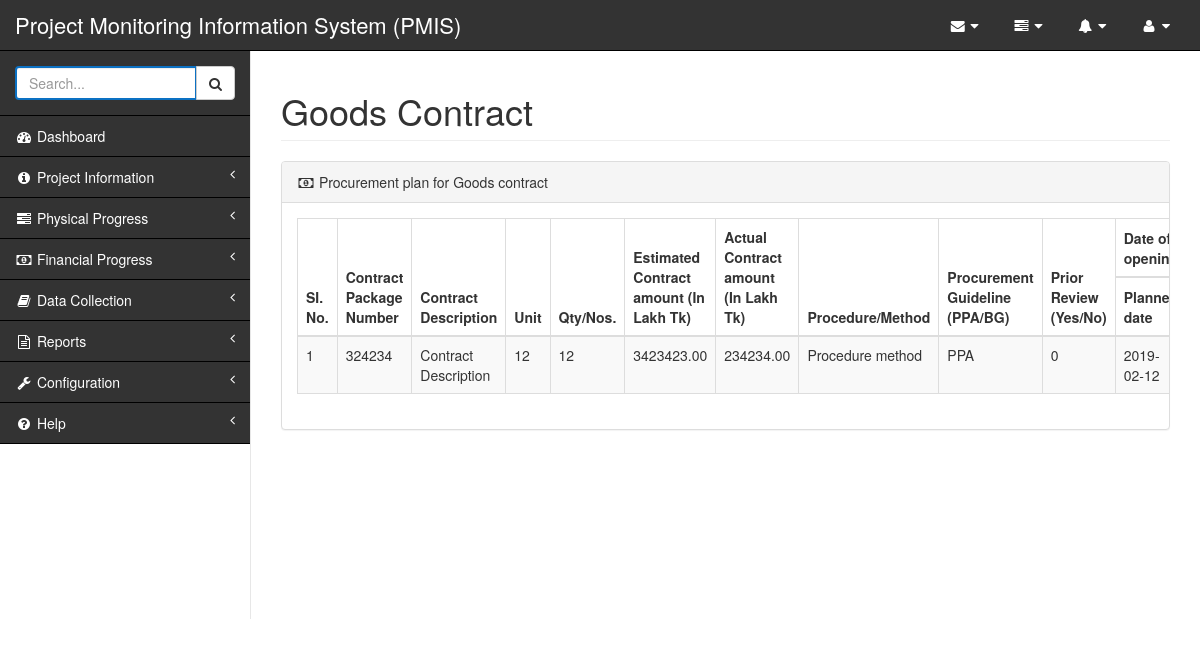
Screenshot of /goods_contract_report/1 with the database file from the repository.
### tables this page shows
CREATE TABLE `tbl_progress_of_procurements_goods_contracts` (
  `id` bigint(20) UNSIGNED NOT NULL,
  `contract_id` bigint(20) UNSIGNED NOT NULL,
  `progress_of_procurement` tinyint(3) UNSIGNED NOT NULL DEFAULT '0',
  `expenditure_contractor` decimal(60,2) NOT NULL,
  `expenditure_vat_tax` decimal(60,2) NOT NULL,
  `exp_date` date NOT NULL,
  `prgrss_date` date NOT NULL,
  `created_at` timestamp NOT NULL DEFAULT CURRENT_TIMESTAMP,
  `updated_at` timestamp NULL DEFAULT NULL ON UPDATE CURRENT_TIMESTAMP
);

CREATE TABLE `tbl_data_collection_for_goods_contracts` (
  `id` bigint(20) UNSIGNED NOT NULL,
  `activity_id` bigint(20) UNSIGNED NOT NULL,
  `contract_package_number` varchar(100) NOT NULL,
  `contract_description` text NOT NULL,
  `unit` int(11) NOT NULL,
  `qty_nos` int(11) NOT NULL,
  `estimated_price` decimal(60,2) NOT NULL,
  `actual_contract_amount` decimal(60,2) NOT NULL,
  `procedure_method` text NOT NULL,
  `procurement_guideline` text NOT NULL,
  `prior_review` tinyint(1) NOT NULL,
  `date_of_bid_opening_planned_date` date NOT NULL,
  `date_of_bid_opening_actual_date` date NOT NULL,
  `date_of_contract_signing_planned_date` date NOT NULL,
  `date_of_contract_signing_actual_date` date NOT NULL,
  `date_of_delivery_planned_date` date NOT NULL,
  `date_of_delivery_actual_date` date NOT NULL,
  `name_of_supplier` tinytext NOT NULL,
  `remarks` tinytext NOT NULL,
  `created_at` timestamp NOT NULL DEFAULT CURRENT_TIMESTAMP,
  `updated_at` timestamp NULL DEFAULT NULL ON UPDATE CURRENT_TIMESTAMP
);

### application/controllers/reports/Goods_contract.php (called while the page is built, shortened)
<?php
class Goods_contract extends MY_Controller {
    function __construct(){
        $this->load->model("Goods_contract_model");
    }
    public function index( $id ){
        $data['data'] = $this->Goods_contract_model->get_data_goods_contract( $id );
        $this->load->view( 'reports/goods_contract', $data );
        return;
    }
}

### index.php (called while the page is built, shortened)
<?php
require_once BASEPATH.'core/CodeIgniter.php';

### application/models/Goods_contract_model.php (called while the page is built, shortened)
<?php
class Goods_contract_model extends CI_Model {
    public function get_data_goods_contract( $id ){
        $this->db->select('*');
        $this->db->from('data_collection_for_goods_contracts a');
        $this->db->join('progress_of_procurements_goods_contracts b', 'a.id = b.contract_id');
        $this->db->where('a.id', $id);
        $query = $this->db->get();
        return $query->row();
    }
}

### application/core/MY_Output.php (called while the page is built, shortened)
<?php
class MY_Output extends CI_Output {
	private $_title = "";
	private $_charset = "utf-8";
	private $_language = "en-us";
	private $_canonical = "";
	private $_meta = array("keywords"=>array(), "description"=>null);
	private $_rdf = array("keywords"=>array(), "description"=>null);
	private $_template = null;
	private $_mode = self::OUTPUT_MODE_NORMAL;
	private $_messages = array("error"=>"", "info"=>"", "debug"=>"");
	private $_output_data = array();
	function set_template($template_view){
		$template_view = str_replace(".php", "", $template_view);
		$this->_template = self::TEMPLATE_ROOT . $template_view;
	}
	function set_mode($mode){
		switch($mode){
			case self::OUTPUT_MODE_NORMAL:
			case self::OUTPUT_MODE_TEMPLATE:
				$this->_mode = $mode;
				break;
		}
		return;
	}
	function _display($output=''){
		if($output=='')
			$output = $this->get_output();
		switch($this->_mode){
			case self::OUTPUT_MODE_TEMPLATE:
				$output = $this->get_template_output($output);
				break;
		}
	}
	private function get_template_output($output){
		if(function_exists("get_instance") && class_exists("CI_Controller")){
			$ci = get_instance();
			$inline = $ci->load->get_inline_scripting();
			$data = array();
			$css_files = $ci->load->get_css_files();
			$js_files = $ci->load->get_js_files();
			if (is_array($this->_meta["keywords"]))
			{
				$this->_meta["keywords"] = implode(" ,", $this->_meta["keywords"]);
			}
			$data["output"] = $output;
			$data["messages"] = $this->_messages;
			$data["modules"] = $ci->load->get_sections();
			$data["title"] = $this->_title;
			$data["meta"] = $this->_meta;
			$data["language"] = $this->_language;
			$data["rdf"] = $this->_rdf;
			$data["charset"] = $this->_charset;
			$data["js"] = $js_files;
			$data["css"] = $css_files;
			$data["inline_scripting"] = $inline['unstripped'];
			$data["canonical"] = $this->_canonical;
			$data["ci"]			= &get_instance();
			$data = array_merge($data, $this->_output_data);
			$output = $ci->load->view($this->_template, $data, true);
		}
		return $output;
	}
}

### application/helpers/asset_helper.php (called while the page is built)
<?php if ( ! defined('BASEPATH')) exit('No direct script access allowed');
if ( ! function_exists('asset') )
{
    function asset( $location )
    {
        return base_url()."assets/".$location;
    }
}

### application/views/reports/goods_contract.php (the view, shortened to what this page needs)
<div class="row">
    <div class="col-lg-12">
        <h1 class="page-header">Goods Contract</h1>
    </div>
</div>
<div class="row">
    <div class="col-lg-12">
        <div class="panel panel-default">
            <div class="panel-heading">
                <i class="fa fa-money fa-fw"></i>&nbsp;Procurement plan for Goods contract
            </div>
            <div class="panel-body">
                <div class="row">
                    <div class="col-lg-12 table-responsive">
                        <table class="table table-striped table-bordered">
                            <thead>
                                <tr>
                                    <th rowspan="2">SI. No. </th>
                                    <th rowspan="2">Contract Package Number</th>
                                    <th rowspan="2">Contract Description</th>
                                    <th rowspan="2">Unit</th>
                                    <th rowspan="2">Qty/Nos.</th>
                                    <th rowspan="2">Estimated Contract amount (In Lakh Tk)</th>
                                    <th rowspan="2">Actual Contract amount (In Lakh Tk)</th>
                                    <th rowspan="2">Procedure/Method</th>
                                    <th rowspan="2">Procurement Guideline (PPA/BG)</th>
                                    <th rowspan="2">Prior Review (Yes/No)</th>
                                    <th colspan="2">Date of Bid opening</th>
                                </tr>
                                <tr>
                                    <th>Planned date</th>
                                </tr>
                            </thead>
                            <tbody>
                                <?php $counter = 1; ?>
                                <tr>
                                    <td><?= $counter ?></td>
                                    <td><?= $data->contract_package_number ?></td>
                                    <td><?= $data->contract_description ?></td>
                                    <td><?= $data->unit ?></td>
                                    <td><?= $data->qty_nos ?></td>
                                    <td><?= $data->estimated_price ?></td>
                                    <td><?= $data->actual_contract_amount ?></td>
                                    <td><?= $data->procedure_method ?></td>
                                    <td><?= $data->procurement_guideline ?></td>
                                    <td><?= $data->prior_review ?></td>
                                    <td><?= $data->date_of_bid_opening_planned_date ?></td>
                                </tr>
                            </tbody>
                        </table>
                    </div>
                </div>
            </div>
        </div>
    </div>
</div>

### application/views/themes/default.php (shortened to what this page needs)
<!DOCTYPE html>
<html>
<head>
	<link href="<?= asset('vendor/bootstrap/css/bootstrap.min.css') ?>" rel="stylesheet">
	<link href="<?= asset('vendor/metisMenu/metisMenu.min.css') ?>" rel="stylesheet">
	<link href="<?= asset('dist/css/sb-admin-2.css') ?>" rel="stylesheet">
	<link href="<?= asset('vendor/morrisjs/morris.css') ?>" rel="stylesheet">
	<link href="<?= asset('vendor/font-awesome/css/font-awesome.min.css') ?>" rel="stylesheet" type="text/css">
	<link href="<?= asset('css/theme_default_overwrite.css') ?>" rel="stylesheet">
			?><link rel="canonical" href="<?php echo $canonical?>" /><?php
		foreach($css as $file){
			?><link rel="stylesheet" href="<?php echo $file; ?>" type="text/css" /><?php
		} echo "\n\t";
	?>
</head>
<body>
	<div id="wrapper">
	    <nav class="navbar navbar-default navbar-static-top" role="navigation" style="margin-bottom: 0">
	    	<div class="navbar-header">
	    	    <a class="navbar-brand" href="{{ url('dashboard') }}">Project Monitoring Information System (PMIS)</a>
	    	</div>
	    	<ul class="nav navbar-top-links navbar-right">
	    	    <li class="dropdown">
	    	        <a class="dropdown-toggle" data-toggle="dropdown" href="#">
	    	            <i class="fa fa-envelope fa-fw"></i> <i class="fa fa-caret-down"></i>
	    	        </a>
	    	    </li>
	    	    <li class="dropdown">
	    	        <a class="dropdown-toggle" data-toggle="dropdown" href="#">
	    	            <i class="fa fa-tasks fa-fw"></i> <i class="fa fa-caret-down"></i>
	    	        </a>
	    	    </li>
	    	    <li class="dropdown">
	    	        <a class="dropdown-toggle" data-toggle="dropdown" href="#">
	    	            <i class="fa fa-bell fa-fw"></i> <i class="fa fa-caret-down"></i>
	    	        </a>
	    	    </li>
	    	    <li class="dropdown">
	    	        <a class="dropdown-toggle" data-toggle="dropdown" href="#">
	    	            <i class="fa fa-user fa-fw"></i> <i class="fa fa-caret-down"></i>
	    	        </a>
	    	    </li>
	    	</ul>
	    	<?php $uri_string = $this->uri->uri_string(); ?>
	    	<div class="navbar-default sidebar" role="navigation">
	    	    <div class="sidebar-nav navbar-collapse">
	    	        <ul class="nav" id="side-menu">
	    	            <li class="sidebar-search">
	    	                <div class="input-group custom-search-form">
	    	                    <input type="text" class="form-control" placeholder="Search...">
	    	                    <span class="input-group-btn">
	    	                        <button class="btn btn-default" type="button">
	    	                            <i class="fa fa-search"></i>
	    	                        </button>
	    	                    </span>
	    	                </div>
	    	            </li>
	    	            <li>
	    	                <a href="<?= base_url('dashboard') ?>" class="<?= ( $uri_string == 'dashboard' ) ? 'active':'' ?>"><i class="fa fa-dashboard fa-fw"></i> Dashboard</a>
	    	            </li>
	    	            <li>
	    	                <a href="#"><i class="fa fa-info-circle fa-fw"></i> Project Information<span class="fa arrow"></span></a>
	    	            </li>
	    	            <li>
	    	                <a href="#"><i class="fa fa-tasks fa-fw"></i> Physical Progress<span class="fa arrow"></span></a>
	    	            </li>
	    	            <li>
	    	                <a href="#"><i class="fa fa-money fa-fw"></i> Financial Progress<span class="fa arrow"></span></a>
	    	            </li>
	    	            <li>
	    	                <a href="#"><i class="fa fa-book fa-fw"></i> Data Collection<span class="fa arrow"></span></a>
	    	            </li>
	    	            <li>
	    	                <a href="<?= base_url('#') ?>"><i class="fa fa-file-text-o fa-fw"></i> Reports<span class="fa arrow"></span></a>
	    	            </li>
	    	            <li>
	    	                <a href="<?= base_url('#') ?>"><i class="fa fa-wrench fa-fw"></i> Configuration<span class="fa arrow"></span></a>
	    	            </li>
	    	            <li>
	    	                <a href="<?= base_url('#') ?>"><i class="fa fa-question-circle fa-fw"></i> Help<span class="fa arrow"></span></a>
	    	            </li>
	    	        </ul>
	    	    </div>
	    	</div>
	    </nav>
	    <div id="page-wrapper">
	        <?= $output ?>
	    </div>
	</div>
</body>
</html>

### assets/css/theme_default_overwrite.css (style rules this page uses)
body { background-color: white !important; }
.navbar-default .navbar-brand { color: #fff !important; font-size: 22px !important; }
.navbar-default { background-color: #333333 !important; }
.nav>li>a { color: #fff !important; }
.sidebar ul li { border-bottom: 1px solid black !important; }
.navbar-default { border-color: #000000 !important; }

### assets/css/custom.css (style rules this page uses)
input, select { border-color: #0c71c3 !important; border-width: 2px !important; }

### rows the page displays
tbl_progress_of_procurements_goods_contracts: contract.contract_package_number "324234", contract.contract_description "Contract Description", contract.unit "12", contract.qty_nos "12", contract.estimated_price "3423423.00", contract.actual_contract_amount "234234.00", contract.procedure_method "Procedure method", contract.procurement_guideline "PPA", contract.prior_review "0", contract.date_of_bid_opening_planned_date "2019-02-12"

### other values shown
$counter "1"
